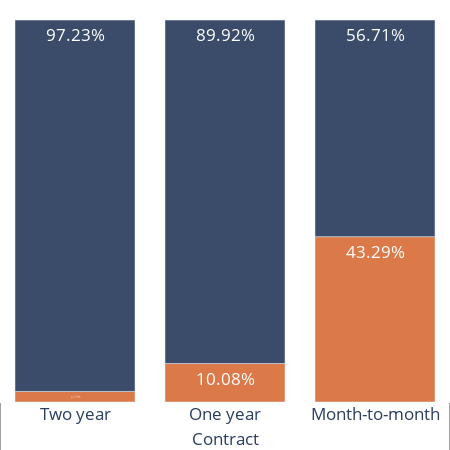

The notebook cell this image was saved under:
### Code cell
chi_visualize(df['Contract'], df['Churn'], 450)

### Figure 1 — Plotly figure (JSON) as saved in the notebook; plotly's stock layout.template omitted (floating-point values rounded to 4 significant figures)
{"data": [{"cliponaxis": false, "marker": {"color": "#DC7949"}, "name": "Churn", "text": ["2.77%", "10.08%", "43.29%"], "textangle": 0, "textfont": {"color": "white", "size": 17}, "textposition": "inside", "type": "bar", "x": [["Contract", "Contract", "Contract"], ["Two year", "One year", "Month-to-month"]], "y": [0.02766, 0.1008, 0.4329]}, {"cliponaxis": false, "marker": {"color": "#3A4C6A"}, "name": "No Churn", "text": ["97.23%", "89.92%", "56.71%"], "textangle": 0, "textfont": {"color": "white", "size": 17}, "textposition": "inside", "type": "bar", "x": [["Contract", "Contract", "Contract"], ["Two year", "One year", "Month-to-month"]], "y": [0.9723, 0.8992, 0.5671]}], "layout": {"autosize": true, "barmode": "relative", "font": {"size": 17}, "height": 450, "margin": {"b": 0, "l": 0, "pad": 0, "r": 0, "t": 0}, "plot_bgcolor": "white", "showlegend": false, "width": 450, "yaxis": {"visible": false}}}
